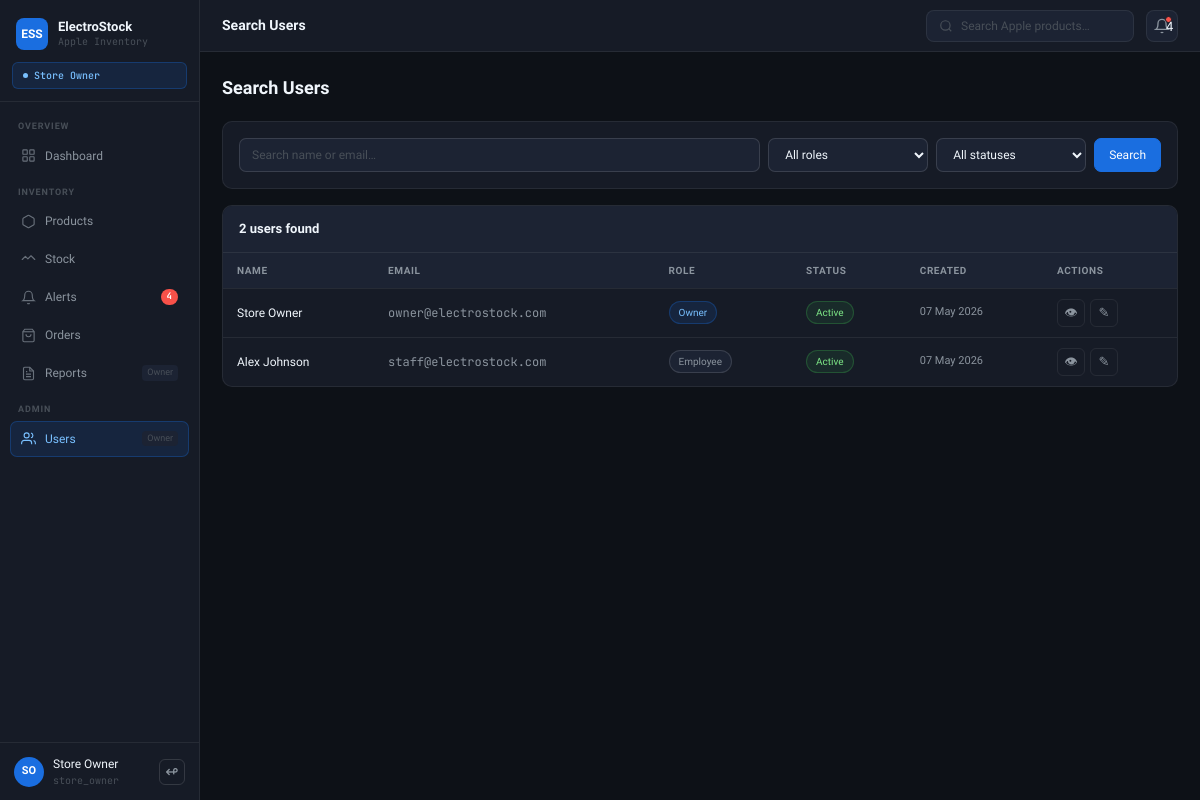
Screenshot of /auth/search.php (signed in) with the database file from the repository.
### tables this page shows
CREATE TABLE users (
  id            INT AUTO_INCREMENT PRIMARY KEY,
  full_name     VARCHAR(100) NOT NULL,
  email         VARCHAR(150) NOT NULL UNIQUE,
  password_hash VARCHAR(255) NOT NULL,
  role          ENUM('store_owner','employee') NOT NULL DEFAULT 'employee',
  is_active     TINYINT(1)  NOT NULL DEFAULT 1,
  created_at    TIMESTAMP   DEFAULT CURRENT_TIMESTAMP
);

### auth/session.php (called while the page is built, shortened)
<?php
function h($s) { return htmlspecialchars((string)$s, ENT_QUOTES, 'UTF-8'); }

### auth/search.php (the view, shortened to what this page needs)
<?php
require_once "../includes/header.php";
$q      = trim($_GET["q"]      ?? "");
$where = ["1=1"]; $params = []; $types = "";
$sql = "SELECT * FROM users WHERE ".implode(" AND ",$where)." ORDER BY created_at DESC";
if ($params) {
    $stmt = mysqli_prepare($conn, $sql);
    mysqli_stmt_bind_param($stmt, $types, ...$params);
    mysqli_stmt_execute($stmt);
    $res = mysqli_stmt_get_result($stmt);
} else {
    $res = mysqli_query($conn, $sql);
}
$n = mysqli_num_rows($res);
?>
<div class="page-hdr"><h1>Search Users</h1></div>
<div class="card" style="margin-bottom:16px">
  <div class="card-body">
  <form method="GET" style="display:flex;gap:8px;flex-wrap:wrap">
    <input type="text" name="q" class="fc" placeholder="Search name or email…" value="<?= h($q) ?>" style="flex:1;min-width:180px">
    <select name="role" class="fc" style="width:160px">
      <option value="">All roles</option>
    </select>
    <select name="status" class="fc" style="width:150px">
      <option value="">All statuses</option>
    </select>
    <button class="btn btn-primary">Search</button>
  </form>
  </div>
</div>
<div class="card">
  <div class="card-hdr"><span class="card-title"><?= $n ?> user<?= $n!==1?"s":"" ?> found</span></div>
  <table class="tbl">
    <thead><tr><th>Name</th><th>Email</th><th>Role</th><th>Status</th><th>Created</th><th>Actions</th></tr></thead>
    <tbody>
    <?php $e=true; while($u=mysqli_fetch_assoc($res)): $e=false; ?>
    <tr>
      <td class="fw"><?= h($u["full_name"]) ?></td>
      <td class="mono muted"><?= h($u["email"]) ?></td>
      <td><span class="badge <?= $u["role"]==="store_owner"?"b-blue":"b-gray" ?>"><?= $u["role"]==="store_owner"?"Owner":"Employee" ?></span></td>
      <td><span class="badge <?= $u["is_active"]?"b-green":"b-red" ?>"><?= $u["is_active"]?"Active":"Inactive" ?></span></td>
      <td class="muted" style="font-size:11px"><?= date("d M Y",strtotime($u["created_at"])) ?></td>
      <td><div style="display:flex;gap:5px">
        <a href="view.php?id=<?= $u["id"] ?>" class="icon-btn" title="View">&#128065;</a>
        <a href="edit.php?id=<?= $u["id"] ?>" class="icon-btn" title="Edit">&#9998;</a>
      </div></td>
    </tr>
    <?php endwhile; if($e): ?>
    <tr><td colspan="6" style="text-align:center;padding:30px;color:var(--t3)">No users found.</td></tr>
    <?php endif; ?>
    </tbody>
  </table>
</div>
<?php require_once "../includes/footer.php"; ?>

### assets/style.css (style rules this page uses)
:root { --bg:#0D1117;--bg2:#161B26;--bg3:#1C2333;--bg4:#232B3E; --b:rgba(255,255,255,.07);--b2:rgba(255,255,255,.13); --t1:#F0F6FC;--t2:#8B949E;--t3:#484F58; --blue:#1A6EE0;--bbg:rgba(26,110,224,.13);--bbd:rgba(26,110,224,.3); --green:#3FB950;--gbg:rgba(63,185,80,.1);--gbd:rgba(63,185,80,.28); --amber:#D29922;--abg:rgba(210,153,34,.1);--abd:rgba(210,153,34,.28); --red:#F85149;--rbg:rgba(248,81,73,.1);--rbd:rgba(248,81,73,.28); --sb:200px;--tb:52px;--r:10px;--rs:7px;--rl:14px; --font:'Sora',sans-serif;--mono:'JetBrains Mono',monospace; }
* { box-sizing:border-box;margin:0;padding:0 }
body { font-family:var(--font);background:var(--bg);color:var(--t1);font-size:13px;line-height:1.5 }
a { text-decoration:none;color:inherit }
.page-hdr { display:flex;align-items:center;gap:12px;margin-bottom:20px }
.page-hdr h1 { font-size:18px;font-weight:600;flex:1 }
.card { background:var(--bg2);border:1px solid var(--b);border-radius:var(--r);overflow:hidden;margin-bottom:16px }
.card-hdr { display:flex;align-items:center;gap:10px;padding:13px 16px;border-bottom:1px solid var(--b);background:var(--bg3) }
.card-title { font-size:13px;font-weight:600;flex:1 }
.card-body { padding:16px }
.tbl { width:100%;border-collapse:collapse }
.tbl th { font-size:10px;font-weight:600;color:var(--t2);text-transform:uppercase;letter-spacing:.06em;padding:10px 14px;border-bottom:1px solid var(--b);text-align:left;white-space:nowrap;background:var(--bg3) }
.tbl td { padding:10px 14px;border-bottom:1px solid var(--b);font-size:12px;vertical-align:middle }
.tbl tbody tr:last-child td { border-bottom:none }
.fw { font-weight:500 }
.mono { font-family:var(--mono) }
.muted { color:var(--t2) }
.badge { display:inline-block;font-size:10px;font-weight:500;padding:3px 9px;border-radius:20px;border:1px solid;white-space:nowrap }
.b-green { background:var(--gbg);color:#7ee787;border-color:var(--gbd) }
.b-blue { background:var(--bbg);color:#79c0ff;border-color:var(--bbd) }
.b-gray { background:var(--bg3);color:var(--t2);border-color:var(--b2) }
.btn { display:inline-flex;align-items:center;justify-content:center;gap:7px;padding:7px 14px;border-radius:var(--rs);font-size:12px;font-weight:500;cursor:pointer;border:1px solid transparent;font-family:var(--font);transition:all .12s;white-space:nowrap;text-decoration:none }
.btn-primary { background:var(--blue);color:#fff;border-color:var(--blue) }
.icon-btn { width:28px;height:28px;border-radius:6px;border:1px solid var(--b);background:transparent;display:inline-flex;align-items:center;justify-content:center;cursor:pointer;color:var(--t2);font-size:13px;text-decoration:none;transition:all .12s }
.fc { width:100%;padding:8px 12px;background:var(--bg3);border:1px solid var(--b2);border-radius:var(--rs);font-size:12px;color:var(--t1);font-family:var(--font);outline:none;transition:border-color .12s }
.fc::placeholder { color:var(--t3) }
select.fc option { background:var(--bg3) }

### rows the page displays
users: full_name "Store Owner", email "owner@electrostock.com", role "Owner", is_active "Active", created_at "07 May 2026"
users: full_name "Alex Johnson", email "staff@electrostock.com", role "Employee", is_active "Active", created_at "07 May 2026"

### other values shown
$ac "4"
initials() "SO"
$_SESSION['name'] "Store Owner"
$_SESSION['role'] "store_owner"
$t "Search Users"
$_ac "4"
$n "2"
